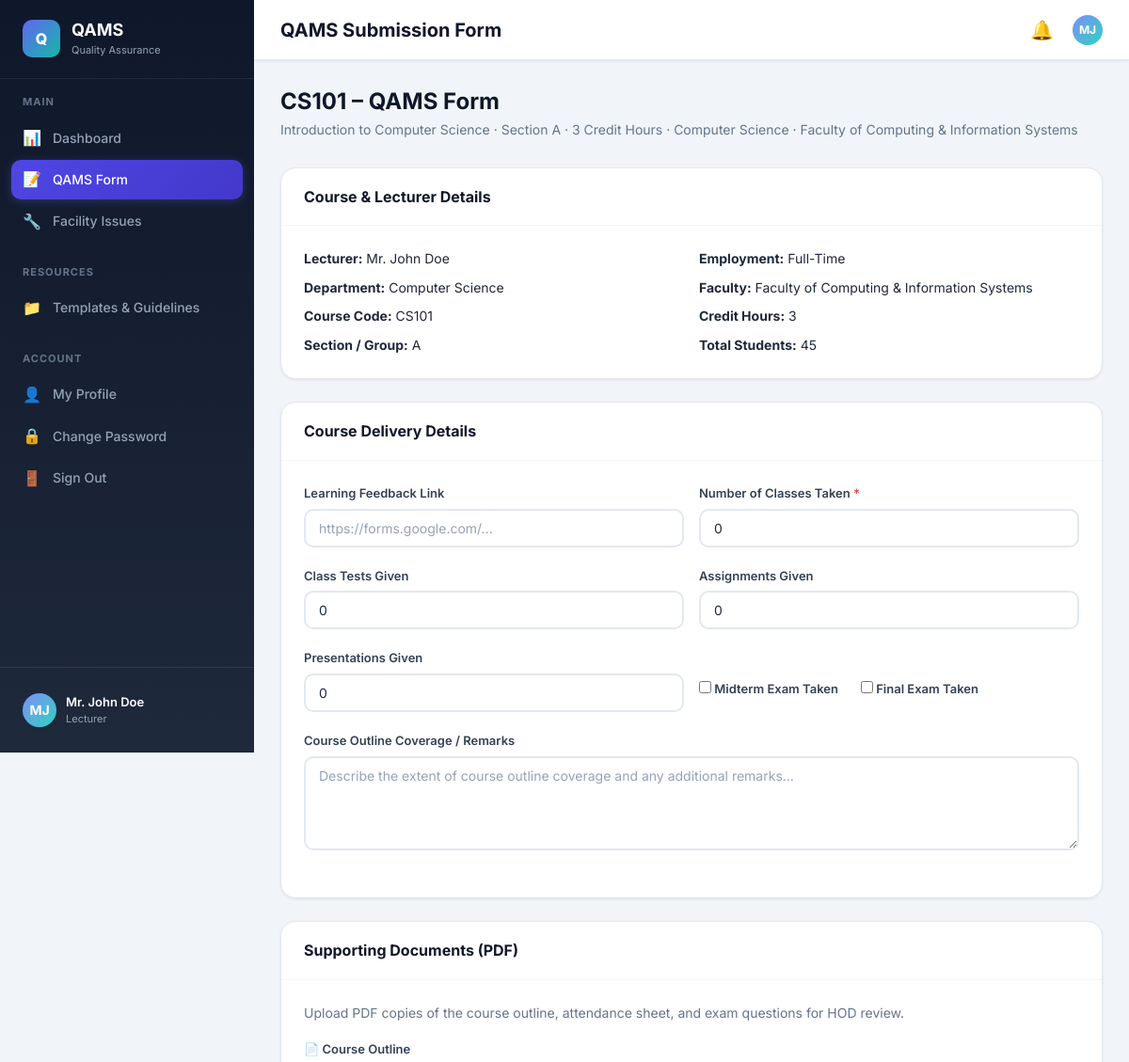
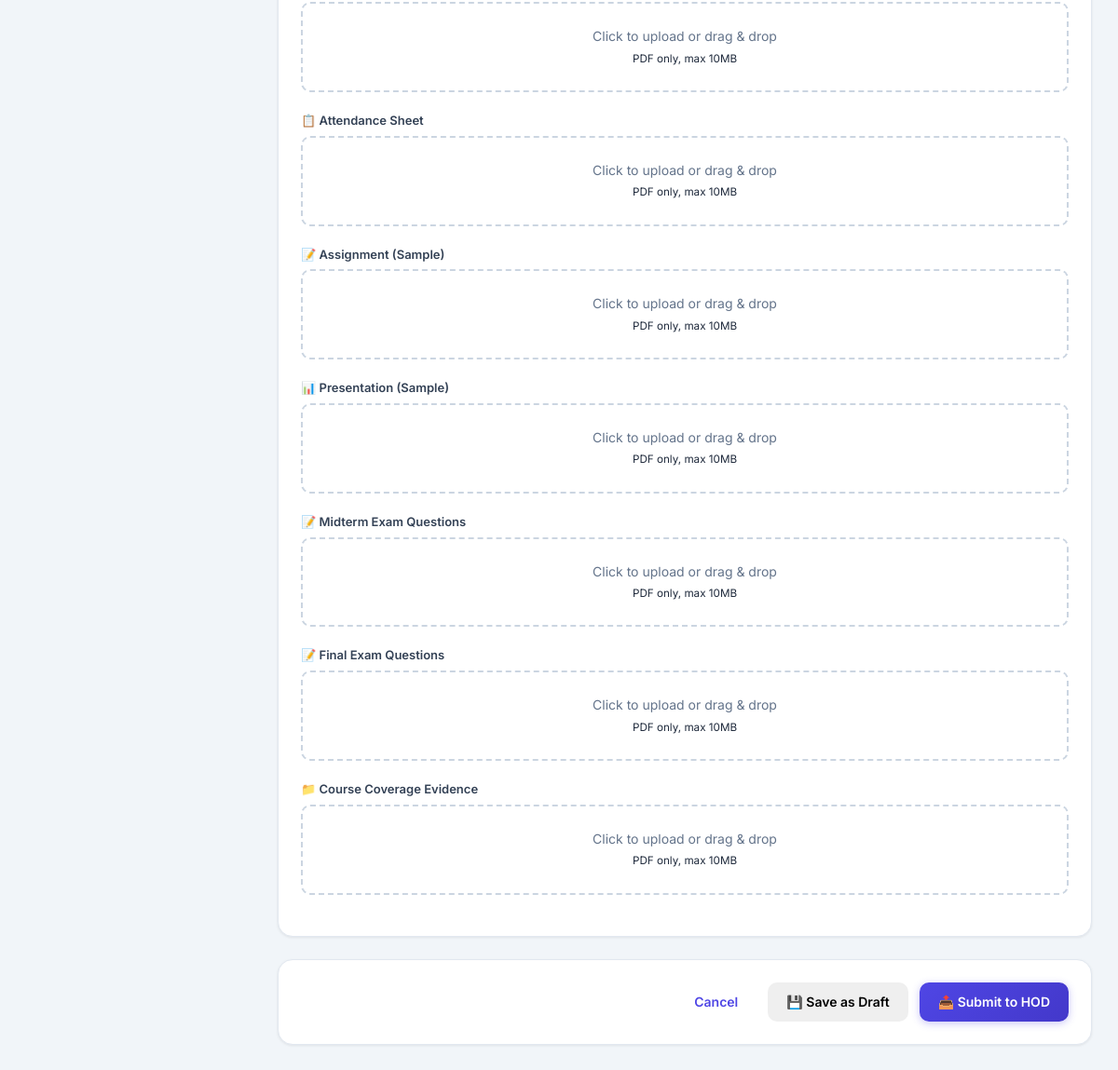
Page /lecturer/qams_form.php?lc_id=1 (signed in) on the committed database (2 pictures, top to bottom).
### tables this page shows
CREATE TABLE `users` (
    `id` INT AUTO_INCREMENT PRIMARY KEY,
    `email` VARCHAR(150) NOT NULL UNIQUE,
    `password` VARCHAR(255) NOT NULL,
    `full_name` VARCHAR(150) NOT NULL,
    `employee_id` VARCHAR(50) DEFAULT NULL,
    `designation` VARCHAR(100) DEFAULT NULL,
    `department_id` INT DEFAULT NULL,
    `phone` VARCHAR(20) DEFAULT NULL,
    `employment_type` ENUM('full_time','part_time') DEFAULT 'full_time',
    `is_active` TINYINT(1) DEFAULT 1,
    `last_login` DATETIME DEFAULT NULL,
    `created_at` TIMESTAMP DEFAULT CURRENT_TIMESTAMP,
    `updated_at` TIMESTAMP DEFAULT CURRENT_TIMESTAMP ON UPDATE CURRENT_TIMESTAMP,
    FOREIGN KEY (`department_id`) REFERENCES `departments`(`id`) ON DELETE SET NULL
);

CREATE TABLE `lecturer_courses` (
    `id` INT AUTO_INCREMENT PRIMARY KEY,
    `lecturer_id` INT NOT NULL,
    `course_id` INT NOT NULL,
    `session_id` INT NOT NULL,
    `section` VARCHAR(10) DEFAULT 'A',
    `total_students` INT DEFAULT 0,
    `created_at` TIMESTAMP DEFAULT CURRENT_TIMESTAMP,
    UNIQUE KEY `unique_assignment` (`lecturer_id`, `course_id`, `session_id`, `section`),
    FOREIGN KEY (`lecturer_id`) REFERENCES `users`(`id`) ON DELETE CASCADE,
    FOREIGN KEY (`course_id`) REFERENCES `courses`(`id`) ON DELETE CASCADE,
    FOREIGN KEY (`session_id`) REFERENCES `sessions`(`id`) ON DELETE CASCADE
);

CREATE TABLE `courses` (
    `id` INT AUTO_INCREMENT PRIMARY KEY,
    `department_id` INT NOT NULL,
    `course_code` VARCHAR(20) NOT NULL,
    `course_title` VARCHAR(200) NOT NULL,
    `credit_hours` INT NOT NULL DEFAULT 3,
    `created_at` TIMESTAMP DEFAULT CURRENT_TIMESTAMP,
    FOREIGN KEY (`department_id`) REFERENCES `departments`(`id`) ON DELETE CASCADE
);

CREATE TABLE `departments` (
    `id` INT AUTO_INCREMENT PRIMARY KEY,
    `faculty_id` INT NOT NULL,
    `name` VARCHAR(150) NOT NULL,
    `code` VARCHAR(20) DEFAULT NULL,
    `created_at` TIMESTAMP DEFAULT CURRENT_TIMESTAMP,
    FOREIGN KEY (`faculty_id`) REFERENCES `faculties`(`id`) ON DELETE CASCADE
);

CREATE TABLE `faculties` (
    `id` INT AUTO_INCREMENT PRIMARY KEY,
    `name` VARCHAR(150) NOT NULL,
    `code` VARCHAR(20) DEFAULT NULL,
    `created_at` TIMESTAMP DEFAULT CURRENT_TIMESTAMP
);

### lecturer/qams_form.php (the view, shortened to what the rows shown need)
<?php
$pageTitle = 'QAMS Submission Form';
require_once __DIR__ . '/../includes/auth.php';
$userId      = getCurrentUserId();
$lcId        = intval($_GET['lc_id'] ?? 0);
$lecturerCourse = null;
if ($lcId) {
    $lecturerCourse = dbFetchOne(
        "SELECT lc.*, c.course_code, c.course_title, c.credit_hours, d.name as dept_name, d.id as department_id, f.name as faculty_name
         FROM lecturer_courses lc
         JOIN courses c ON lc.course_id = c.id
         JOIN departments d ON c.department_id = d.id
         JOIN faculties f ON d.faculty_id = f.id
         WHERE lc.id = ? AND lc.lecturer_id = ?",
        'ii',
        [$lcId, $userId]
    );
}
    ?>
    <?php
require_once __DIR__ . '/../includes/header.php';
require_once __DIR__ . '/../includes/sidebar.php';
?>
<div class="page-content">
    <div class="page-header">
        <div>
            <h2><?= htmlspecialchars($lecturerCourse['course_code']) ?> – QAMS Form</h2>
            <p><?= htmlspecialchars($lecturerCourse['course_title']) ?>
                · Section <?= htmlspecialchars($lecturerCourse['section']) ?>
                · <?= $lecturerCourse['credit_hours'] ?> Credit Hours
                · <?= htmlspecialchars($lecturerCourse['dept_name']) ?>
                · <?= htmlspecialchars($lecturerCourse['faculty_name']) ?>
            </p>
        </div>
    </div>
    <div class="card mb-24">
        <div class="card-body">
            <div class="form-row">
                <div><strong>Lecturer:</strong> <?= htmlspecialchars($currentUser['full_name']) ?></div>
                <div><strong>Employment:</strong> <?= htmlspecialchars($currentUser['employment_type'] === 'part_time' ? 'Part-Time' : 'Full-Time') ?></div>
            </div>
            <div class="form-row mt-8">
                <div><strong>Department:</strong> <?= htmlspecialchars($lecturerCourse['dept_name']) ?></div>
                <div><strong>Faculty:</strong> <?= htmlspecialchars($lecturerCourse['faculty_name']) ?></div>
            </div>
            <div class="form-row mt-8">
                <div><strong>Course Code:</strong> <?= htmlspecialchars($lecturerCourse['course_code']) ?></div>
                <div><strong>Credit Hours:</strong> <?= htmlspecialchars($lecturerCourse['credit_hours']) ?></div>
            </div>
            <div class="form-row mt-8">
                <div><strong>Section / Group:</strong> <?= htmlspecialchars($lecturerCourse['section']) ?></div>
                <div><strong>Total Students:</strong> <?= htmlspecialchars($lecturerCourse['total_students']) ?></div>
            </div>
        </div>
    </div>
</div>
<?php require_once __DIR__ . '/../includes/footer.php'; ?>

### includes/sidebar.php (shortened to what the rows shown need)
<aside class="sidebar" id="sidebar">
    <div class="sidebar-header">
        <div>
            <h2>QAMS</h2>
        </div>
    </div>
    <div class="sidebar-footer">
        <div class="sidebar-user">
            <div class="user-info">
                <div class="name">
                    <?= htmlspecialchars($currentUser['full_name'] ?? 'User') ?>
                </div>
                <div class="role">
                    <?= ROLE_NAMES[$userRole] ?? 'Unknown' ?>
                </div>
            </div>
        </div>
    </div>
</aside>
<main class="main-content">
    <div class="topbar">
        <div class="topbar-left">
            <h1>
                <?= htmlspecialchars($pageTitle ?? 'Dashboard') ?>
            </h1>
        </div>
    </div>

### rows in the picture
users: full_name "Mr. John Doe", employment_type "Full-Time"
lecturer_courses: course.course_code "CS101", course.course_title "Introduction to Computer Science", section "A", course.credit_hours "3", departments.name "Computer Science", faculties.name "Faculty of Computing & Information Systems", total_students "45"

### other values in the picture
$initials "MJ"
ROLE_NAMES[$userRole] "Lecturer"
$pageTitle "QAMS Submission Form"
$meta['icon'] "📄"
$meta['label'] "Course Outline"
$meta['icon'] "📋"
$meta['label'] "Attendance Sheet"
$meta['icon'] "📝"
$meta['label'] "Assignment (Sample)"
$meta['icon'] "📊"
$meta['label'] "Presentation (Sample)"
$meta['label'] "Midterm Exam Questions"
$meta['label'] "Final Exam Questions"
$meta['icon'] "📁"
$meta['label'] "Course Coverage Evidence"
